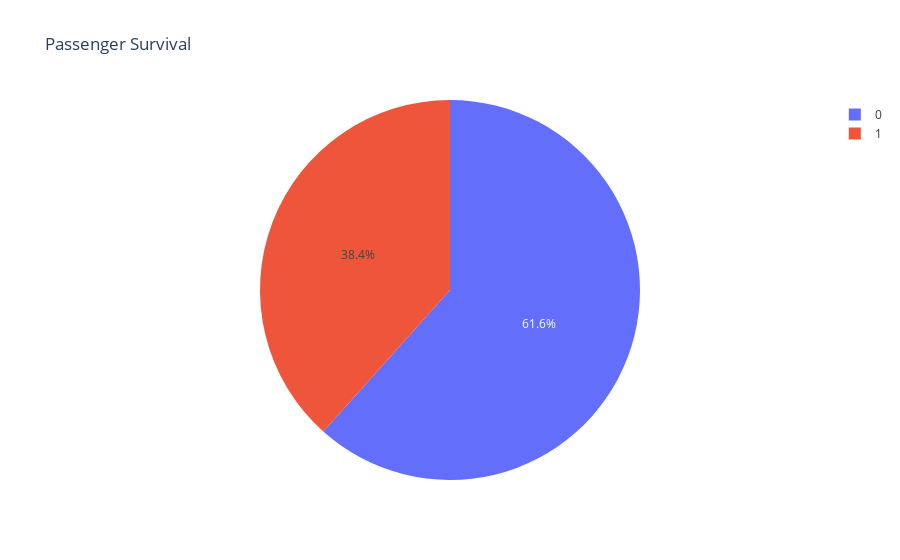

This figure's notebook cell:
### Code cell
fig = px.pie(titanic_data, names='survived', title='Passenger Survival',color_discrete_map={'Not Survived': 'red', 'Survived': 'green'},labels={'SurvivalLabel': 'Survival'})
fig.show()

### Figure 1 — Plotly figure (JSON) as saved in the notebook; plotly's stock layout.template omitted (floating-point values rounded to 4 significant figures; data arrays with more than 128 entries replaced by an {"elided": "..."} marker saying what was removed)
{"data": [{"domain": {"x": [0, 1], "y": [0, 1]}, "hovertemplate": "survived=%{label}<extra></extra>", "labels": {"elided": "891 int values"}, "legendgroup": "", "name": "", "showlegend": true, "type": "pie"}], "layout": {"legend": {"tracegroupgap": 0}, "title": {"text": "Passenger Survival"}}}
